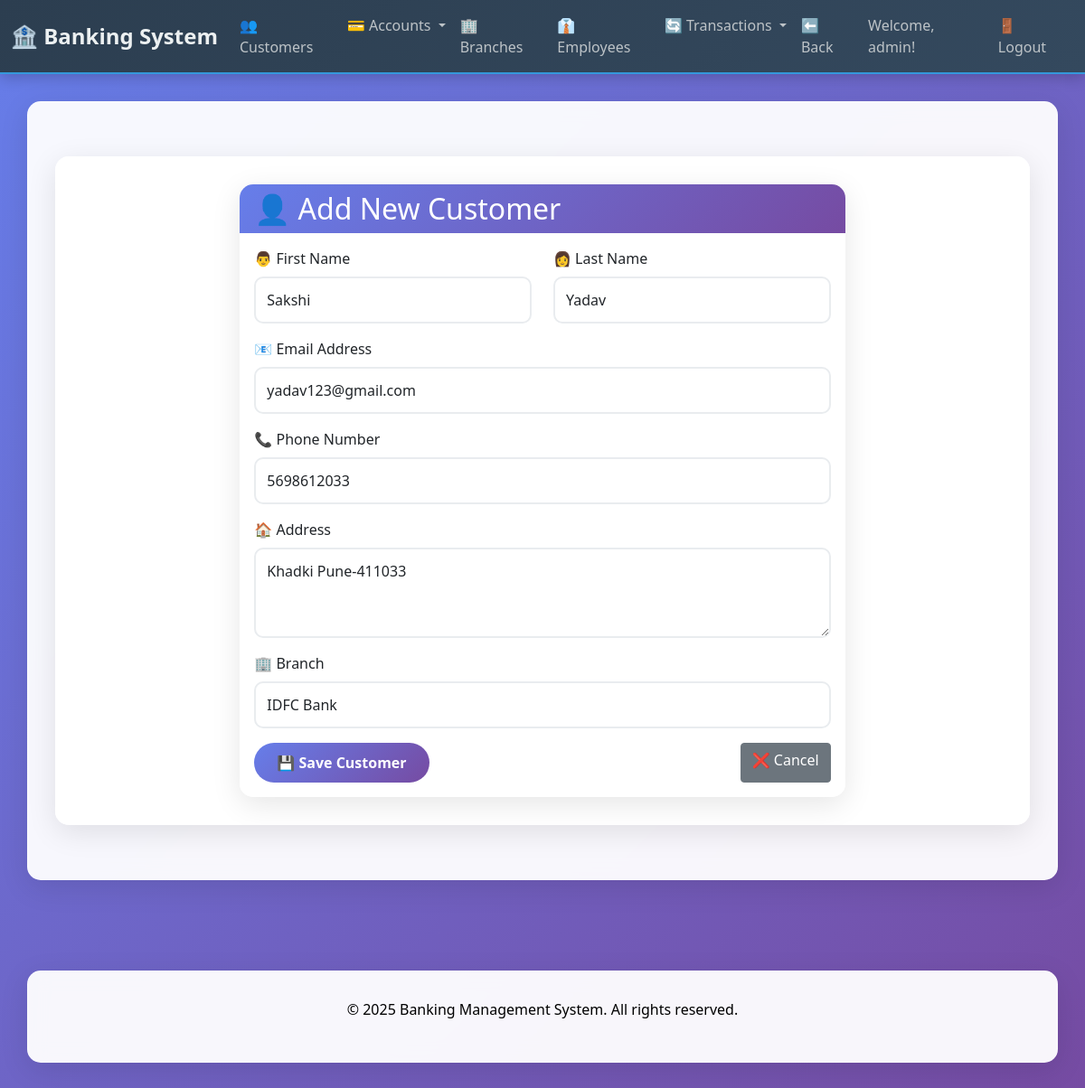
/customers/update/4/ (signed in), run on the app's committed database.
### customers/models.py (models this page shows, shortened)
class Customer(models.Model):
    first_name = models.CharField(max_length=50)
    last_name = models.CharField(max_length=50)
    email = models.EmailField(unique=True)
    phone = models.CharField(max_length=15)
    address = models.TextField()
    created_at = models.DateTimeField(auto_now_add=True)
    branch = models.ForeignKey(Branch, on_delete=models.SET_NULL, null=True, blank=True, related_name='customers')

### customers/views.py (the view)
# urls.py: path('update/<int:pk>/', views.customer_update, name='customer_update'),
@login_required
def customer_update(request, pk):
    customer = get_object_or_404(Customer, pk=pk)
    if request.method == 'POST':
        form = CustomerForm(request.POST, instance=customer)
        if form.is_valid():
            form.save()
            return redirect('customer_list')
    else:
        form = CustomerForm(instance=customer)
    return render(request, 'customers/customer_form.html', {'form': form})

### customers/forms.py
class CustomerForm(forms.ModelForm):
    branch = forms.ModelChoiceField(queryset=Branch.objects.all(), required=True, widget=forms.Select(attrs={'class': 'form-control'}))
    class Meta:
        model = Customer
        fields = ['first_name', 'last_name', 'email', 'phone', 'address', 'branch']
        widgets = {
            'first_name': forms.TextInput(attrs={'class': 'form-control', 'placeholder': 'Enter first name'}),
            'last_name': forms.TextInput(attrs={'class': 'form-control', 'placeholder': 'Enter last name'}),
            'email': forms.EmailInput(attrs={'class': 'form-control', 'placeholder': 'Enter email address'}),
            'phone': forms.TextInput(attrs={'class': 'form-control', 'placeholder': 'Enter phone number'}),
            'address': forms.Textarea(attrs={'class': 'form-control', 'placeholder': 'Enter full address', 'rows': 3}),
        }

### branches/models.py (called while the page is built)
    def __str__(self):
        return self.name

### templates/customers/customer_form.html (shortened to what this page needs)
{% extends 'customers/base.html' %}
{% block content %}
<div class="container">
    <div class="row justify-content-center">
        <div class="col-lg-8">
            <div class="card">
                <div class="card-header">
                    <h2 class="mb-0">👤 Add New Customer</h2>
                </div>
                <div class="card-body">
                    <form method="post">
                        <div class="row">
                            <div class="col-md-6 mb-3">
                                <label for="{{ form.first_name.id_for_label }}" class="form-label">👨 First Name</label>
                                {{ form.first_name }}
                            </div>
                            <div class="col-md-6 mb-3">
                                <label for="{{ form.last_name.id_for_label }}" class="form-label">👩 Last Name</label>
                                {{ form.last_name }}
                            </div>
                        </div>
                        <div class="mb-3">
                            <label for="{{ form.email.id_for_label }}" class="form-label">📧 Email Address</label>
                            {{ form.email }}
                        </div>
                        <div class="mb-3">
                            <label for="{{ form.phone.id_for_label }}" class="form-label">📞 Phone Number</label>
                            {{ form.phone }}
                        </div>
                        <div class="mb-3">
                            <label for="{{ form.address.id_for_label }}" class="form-label">🏠 Address</label>
                            {{ form.address }}
                        </div>
                        <div class="mb-3">
                            <label for="{{ form.branch.id_for_label }}" class="form-label">🏢 Branch</label>
                            {{ form.branch }}
                        </div>
                        <div class="d-flex justify-content-between">
                            <button type="submit" class="btn btn-primary">💾 Save Customer</button>
                            <a href="{% url 'customer_list' %}" class="btn btn-secondary">❌ Cancel</a>
                        </div>
                    </form>
                </div>
            </div>
        </div>
    </div>
</div>
{% endblock %}

### templates/customers/base.html (shortened to what this page needs)
    <!DOCTYPE html>
    <html lang="en">
    <head>
        {% load static %}
        <link href="https://cdn.jsdelivr.net/npm/bootstrap@5.1.3/dist/css/bootstrap.min.css" rel="stylesheet">
    </head>
    <body>
        <nav class="navbar navbar-expand-lg navbar-dark">
            <div class="container-fluid">
                <a class="navbar-brand" href="{% url 'dashboard' %}">🏦 Banking System</a>
                <div class="collapse navbar-collapse" id="navbarNav">
                    <ul class="navbar-nav me-auto">
                        <li class="nav-item">
                            <a class="nav-link" href="{% url 'customer_list' %}">👥 Customers</a>
                        </li>
                        <li class="nav-item dropdown">
                            <a class="nav-link dropdown-toggle" href="#" id="accountDropdown" role="button" data-bs-toggle="dropdown">
                                💳 Accounts
                            </a>
                        </li>
                        <li class="nav-item">
                            <a class="nav-link" href="{% url 'branch_list' %}">🏢 Branches</a>
                        </li>
                        <li class="nav-item">
                            <a class="nav-link" href="{% url 'employee_list' %}">👔 Employees</a>
                        </li>
                        <li class="nav-item dropdown">
                            <a class="nav-link dropdown-toggle" href="#" id="transactionDropdown" role="button" data-bs-toggle="dropdown">
                                🔄 Transactions
                            </a>
                        </li>
                        {% block back_button %}
                        <li class="nav-item">
                            <a class="nav-link" href="javascript:history.back()">⬅️ Back</a>
                        </li>
                        {% endblock %}
                    </ul>
                    <ul class="navbar-nav">
                        {% if user.is_authenticated %}
                            <li class="nav-item">
                                <span class="nav-link">Welcome, {{ user.username }}!</span>
                            </li>
                            <li class="nav-item">
                                <a class="nav-link" href="{% url 'logout' %}">🚪 Logout</a>
                            </li>
                        {% else %}
                            <li class="nav-item">
                                <a class="nav-link" href="{% url 'login' %}">🔐 Login</a>
                            </li>
                        {% endif %}
                    </ul>
                </div>
            </div>
        </nav>
        <div class="container">
            {% block content %}{% endblock %}
        </div>
        <footer class="footer">
            <div class="container">
                <p>&copy; 2025 Banking Management System. All rights reserved.</p>
            </div>
        </footer>
    </body>
</html>

### templates/customers/base.html (style rules this page uses)
body { background: linear-gradient(135deg, #667eea 0%, #764ba2 100%); min-height: 100vh; font-family: 'Segoe UI', Tahoma, Geneva, Verdana, sans-serif; }
.navbar { background: linear-gradient(135deg, #2c3e50 0%, #34495e 100%) !important; box-shadow: 0 4px 15px rgba(0,0,0,0.2); border-bottom: 2px solid #3498db; }
.navbar-brand { font-weight: bold; font-size: 1.5em; color: #ecf0f1 !important; }
.nav-link { color: #bdc3c7 !important; transition: all 0.3s ease; font-weight: 500; }
.container { background: rgba(255, 255, 255, 0.95); border-radius: 15px; padding: 30px; margin-top: 30px; margin-bottom: 30px; box-shadow: 0 8px 32px rgba(0,0,0,0.1); backdrop-filter: blur(10px); border: 1px solid rgba(255, 255, 255, 0.18); }
.btn-primary { background: linear-gradient(135deg, #667eea 0%, #764ba2 100%); border: none; border-radius: 25px; padding: 10px 25px; font-weight: 600; transition: all 0.3s ease; }
.form-control { border-radius: 10px; border: 2px solid #e9ecef; padding: 12px; transition: all 0.3s ease; }
.card { border-radius: 15px; border: none; box-shadow: 0 8px 32px rgba(0,0,0,0.1); backdrop-filter: blur(10px); background: rgba(255, 255, 255, 0.95); transition: transform 0.3s ease; }
.card-header { background: linear-gradient(135deg, #667eea 0%, #764ba2 100%); color: white; border-radius: 15px 15px 0 0 !important; border-bottom: none; }
.footer { text-align: center; padding: 20px; color: black; margin-top: 50px; }

### data on the page
Customer: first_name "Sakshi", last_name "Yadav", email "yadav123@gmail.com", phone "5698612033", address "Khadki Pune-411033", branch "IDFC Bank"

### other printed values
{{ user.username }} "admin"
